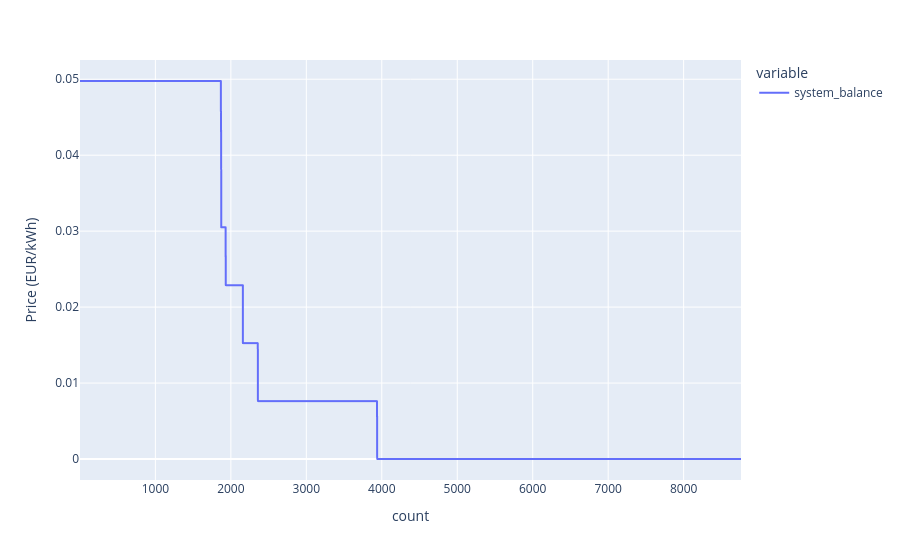

Notebook source saved alongside this figure:
### Code cell
# Or we may want the LDC of the shadow price, which we calculated earlier
plot_load_duration_curve(dataframe=balance_price['system_balance'].to_frame(), 
                         plot_export_path='results/default_price.html', 
                         y_label='Price (EUR/kWh)')

### Figure 1 — Plotly figure (JSON) as saved in the notebook; plotly's stock layout.template omitted (floating-point values rounded to 4 significant figures; data arrays with more than 128 entries replaced by an {"elided": "..."} marker saying what was removed)
{"data": [{"hovertemplate": "variable=system_balance<br>index=%{x}<br>value=%{y}<extra></extra>", "legendgroup": "system_balance", "line": {"color": "#636efa", "dash": "solid"}, "marker": {"symbol": "circle"}, "mode": "lines", "name": "system_balance", "showlegend": true, "type": "scattergl", "x": {"elided": "8760 int values"}, "xaxis": "x", "y": {"elided": "8760 float values"}, "yaxis": "y"}], "layout": {"legend": {"title": {"text": "variable"}, "tracegroupgap": 0}, "margin": {"t": 60}, "xaxis": {"anchor": "y", "domain": [0, 1], "title": {"text": "count"}}, "yaxis": {"anchor": "x", "domain": [0, 1], "title": {"text": "Price (EUR/kWh)"}}}}
